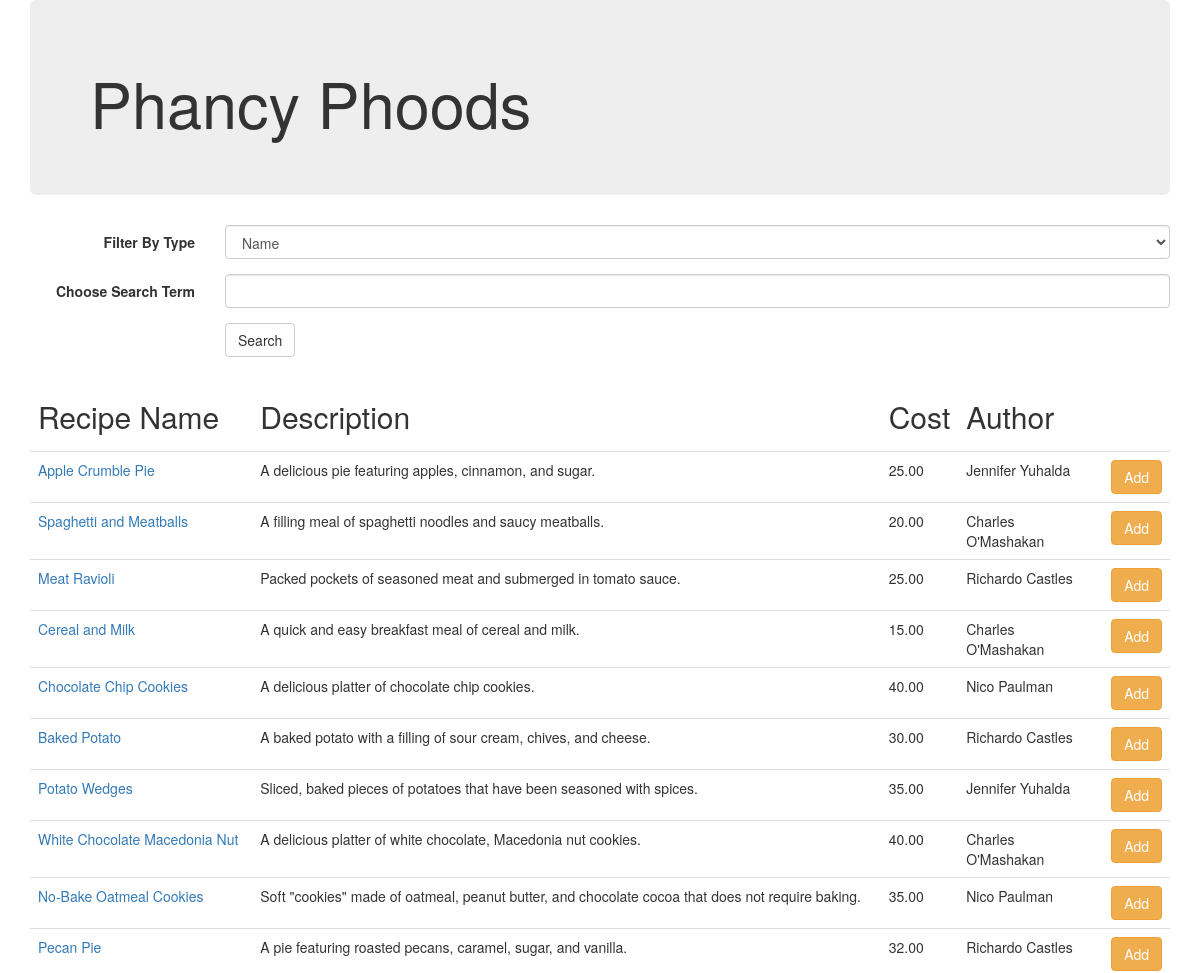
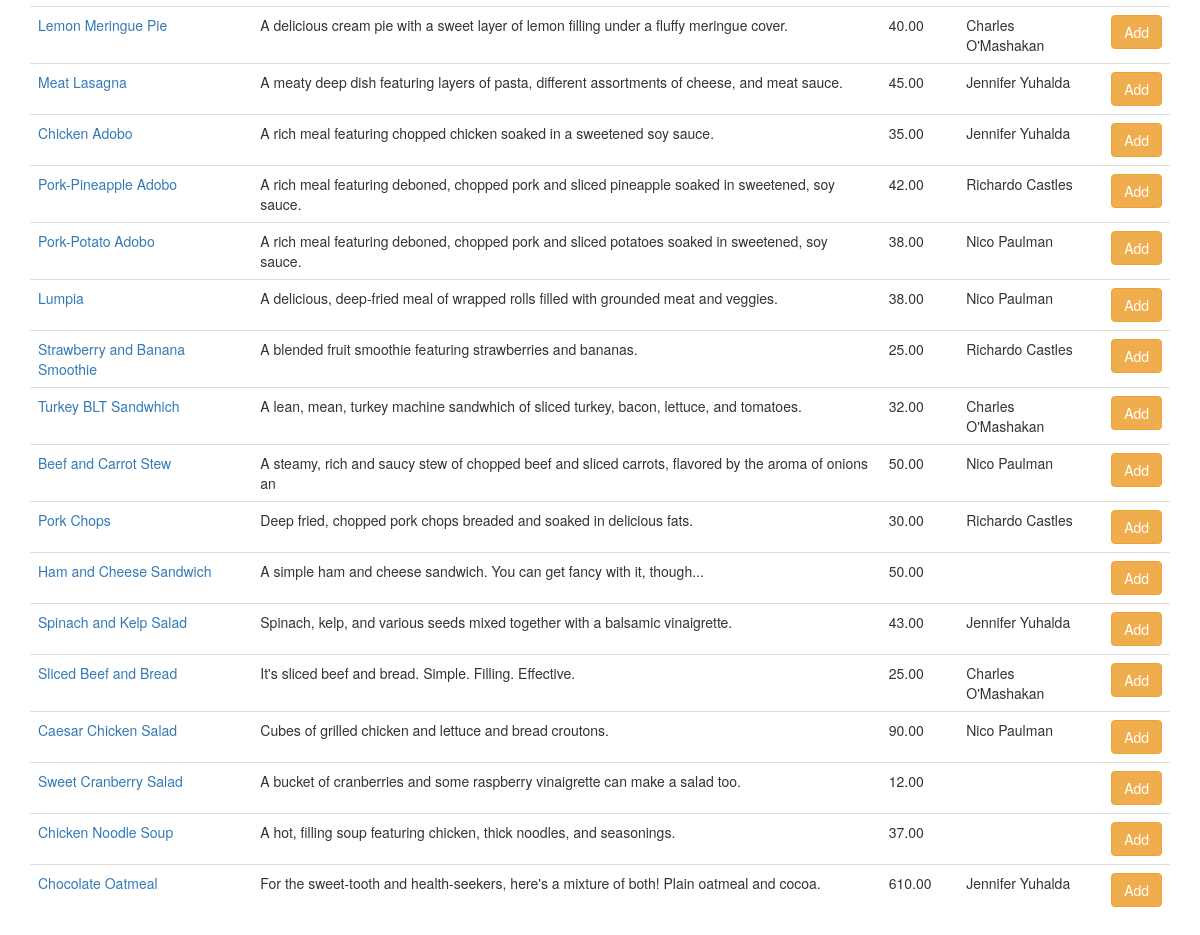
The page / on the database its author committed (2 pictures, top to bottom).
### tables this page shows
CREATE TABLE `Recipe` (
  `recipe_id` int(11) NOT NULL AUTO_INCREMENT,
  `name` varchar(30) NOT NULL,
  `description` varchar(100) NOT NULL,
  `price` float(5,2) NOT NULL,
  `author_id` int(11) NOT NULL,
  `type_id` int(11) NOT NULL,
  PRIMARY KEY (`recipe_id`)
);

CREATE TABLE `Author` (
  `author_id` int(11) NOT NULL AUTO_INCREMENT,
  `auth_name` varchar(30) NOT NULL,
  `biography` varchar(100) NOT NULL,
  PRIMARY KEY (`author_id`)
);

### index.php (the view, shortened to what this page needs)
<!DOCTYPE html>
<html>
    <head>
        <link href="https://maxcdn.bootstrapcdn.com/bootstrap/3.3.7/css/bootstrap.min.css" rel="stylesheet">
    </head>
    <body>
          <div class="container">
         <div class="jumbotron vertical-center">
              <h1>Phancy Phoods</h1>
         </div>
          </div>
  <div class="container">
      <form method="POST" role="form" class="form-horizontal">
  <div class="form-group">
    <label for="type" class="col-sm-2 control-label">Filter By Type</label>
     <div class="col-sm-10">
    <select name="type" class="form-control">
       <option value="name" selected="selected">Name</option>
    </select>
    </div>
  </div>
  <div class="form-group">
    <label for="texty" class="col-sm-2 control-label">Choose Search Term</label>
    <div class="col-sm-10">
      <input type="text" class="form-control" name="texty">
    </div>
  </div>
  <div class="form-group">
    <div class="col-sm-offset-2 col-sm-10">
      <button type="submit" class="btn btn-default">Search</button>
    </div>
  </div>
</form>
       <?php
        $conn = getDataBaseconnection('Recipes');
        if (isset($_POST["texty"]) and $type == "author")
        {
           $sql = "SELECT * FROM  Recipe
		            LEFT JOIN Author ON Recipe.author_id=Author.author_id
		            WHERE Author.auth_name LIKE '$text'
		            ";
        }
         else if(isset($_POST["texty"]) and (isset($_POST["type"])))
        {
           $sql = "SELECT * FROM  Recipe
		            LEFT JOIN Author ON Recipe.author_id=Author.author_id
		            WHERE $type LIKE '$text'
		            ";
        }
        else
        {
           $sql = " SELECT * FROM Recipe
                    LEFT JOIN Author ON Recipe.author_id=Author.author_id";
        }
        $stmt = $conn -> prepare ($sql);
        $stmt -> execute ();
        $records = $stmt->fetchALL(PDO::FETCH_ASSOC);
        echo "<table class='table'>";
         echo " <thead><tr><td><h2>Recipe Name</h2></td><td><h2>Description</h2></td><td><h2>Cost</h2></td><td><h2>Author</h2></td></tr></thead>";
        foreach($records as $record){
        echo "<tr><td>" . "<a href='recipes/" . $record['name'] . ".php'>". $record['name']. "</a>". "</td><td>" . $record['description'] . "</td><td>" . $record['price'] . "</td><td>" . $record['auth_name'] . "</td>";
         echo "<form method='POST'>";
                if($_POST['recipeName'] == $record['name']){
                    echo '<td><button class="btn btn-success">Added</button></td></tr>';
                } else {
                    echo '<td><button class="btn btn-warning">Add</button></td></tr>';
                }
}
   echo "</table>";
?>
</div>
    </body>
</html>

### rows shown on the page
recipe: name "Apple Crumble Pie", description "A delicious pie featuring apples, cinnamon, and sugar.", price "25.00", author.auth_name "Jennifer Yuhalda", shows "Add"
recipe: name "Spaghetti and Meatballs", description "A filling meal of spaghetti noodles and saucy meatballs.", price "20.00", author.auth_name "Charles O'Mashakan", shows "Add"
recipe: name "Meat Ravioli", description "Packed pockets of seasoned meat and submerged in tomato sauce.", price "25.00", author.auth_name "Richardo Castles", shows "Add"
recipe: name "Cereal and Milk", description "A quick and easy breakfast meal of cereal and milk.", price "15.00", author.auth_name "Charles O'Mashakan", shows "Add"
recipe: name "Chocolate Chip Cookies", description "A delicious platter of chocolate chip cookies.", price "40.00", author.auth_name "Nico Paulman", shows "Add"
recipe: name "Baked Potato", description "A baked potato with a filling of sour cream, chives, and cheese.", price "30.00", author.auth_name "Richardo Castles", shows "Add"
recipe: name "Potato Wedges", description "Sliced, baked pieces of potatoes that have been seasoned with spices.", price "35.00", author.auth_name "Jennifer Yuhalda", shows "Add"
recipe: name "White Chocolate Macedonia Nut", description "A delicious platter of white chocolate, Macedonia nut cookies.", price "40.00", author.auth_name "Charles O'Mashakan", shows "Add"
recipe: name "No-Bake Oatmeal Cookies", description "Soft \"cookies\" made of oatmeal, peanut butter, and chocolate cocoa that does not require baking.", price "35.00", author.auth_name "Nico Paulman", shows "Add"
recipe: name "Pecan Pie", description "A pie featuring roasted pecans, caramel, sugar, and vanilla.", price "32.00", author.auth_name "Richardo Castles", shows "Add"
recipe: name "Lemon Meringue Pie", description "A delicious cream pie with a sweet layer of lemon filling under a fluffy meringue cover.", price "40.00", author.auth_name "Charles O'Mashakan", shows "Add"
recipe: name "Meat Lasagna", description "A meaty deep dish featuring layers of pasta, different assortments of cheese, and meat sauce.", price "45.00", author.auth_name "Jennifer Yuhalda", shows "Add"
recipe: name "Chicken Adobo", description "A rich meal featuring chopped chicken soaked in a sweetened soy sauce.", price "35.00", author.auth_name "Jennifer Yuhalda", shows "Add"
recipe: name "Pork-Pineapple Adobo", description "A rich meal featuring deboned, chopped pork and sliced pineapple soaked in sweetened, soy sauce.", price "42.00", author.auth_name "Richardo Castles", shows "Add"
recipe: name "Pork-Potato Adobo", description "A rich meal featuring deboned, chopped pork and sliced potatoes soaked in sweetened, soy sauce.", price "38.00", author.auth_name "Nico Paulman", shows "Add"
recipe: name "Lumpia", description "A delicious, deep-fried meal of wrapped rolls filled with grounded meat and veggies.", price "38.00", author.auth_name "Nico Paulman", shows "Add"
recipe: name "Strawberry and Banana Smoothie", description "A blended fruit smoothie featuring strawberries and bananas.", price "25.00", author.auth_name "Richardo Castles", shows "Add"
recipe: name "Turkey BLT Sandwhich", description "A lean, mean, turkey machine sandwhich of sliced turkey, bacon, lettuce, and tomatoes.", price "32.00", author.auth_name "Charles O'Mashakan", shows "Add"
recipe: name "Beef and Carrot Stew", description "A steamy, rich and saucy stew of chopped beef and sliced carrots, flavored by the aroma of onions an", price "50.00", author.auth_name "Nico Paulman", shows "Add"
recipe: name "Pork Chops", description "Deep fried, chopped pork chops breaded and soaked in delicious fats.", price "30.00", author.auth_name "Richardo Castles", shows "Add"
recipe: name "Ham and Cheese Sandwich", description "A simple ham and cheese sandwich. You can get fancy with it, though...", price "50.00", shows "Add"
recipe: name "Spinach and Kelp Salad", description "Spinach, kelp, and various seeds mixed together with a balsamic vinaigrette.", price "43.00", author.auth_name "Jennifer Yuhalda", shows "Add"
recipe: name "Sliced Beef and Bread", description "It's sliced beef and bread. Simple. Filling. Effective.", price "25.00", author.auth_name "Charles O'Mashakan", shows "Add"
recipe: name "Caesar Chicken Salad", description "Cubes of grilled chicken and lettuce and bread croutons.", price "90.00", author.auth_name "Nico Paulman", shows "Add"
recipe: name "Sweet Cranberry Salad", description "A bucket of cranberries and some raspberry vinaigrette can make a salad too.", price "12.00", shows "Add"
recipe: name "Chicken Noodle Soup", description "A hot, filling soup featuring chicken, thick noodles, and seasonings.", price "37.00", shows "Add"
recipe: name "Chocolate Oatmeal", description "For the sweet-tooth and health-seekers, here's a mixture of both! Plain oatmeal and cocoa.", price "610.00", author.auth_name "Jennifer Yuhalda", shows "Add"
